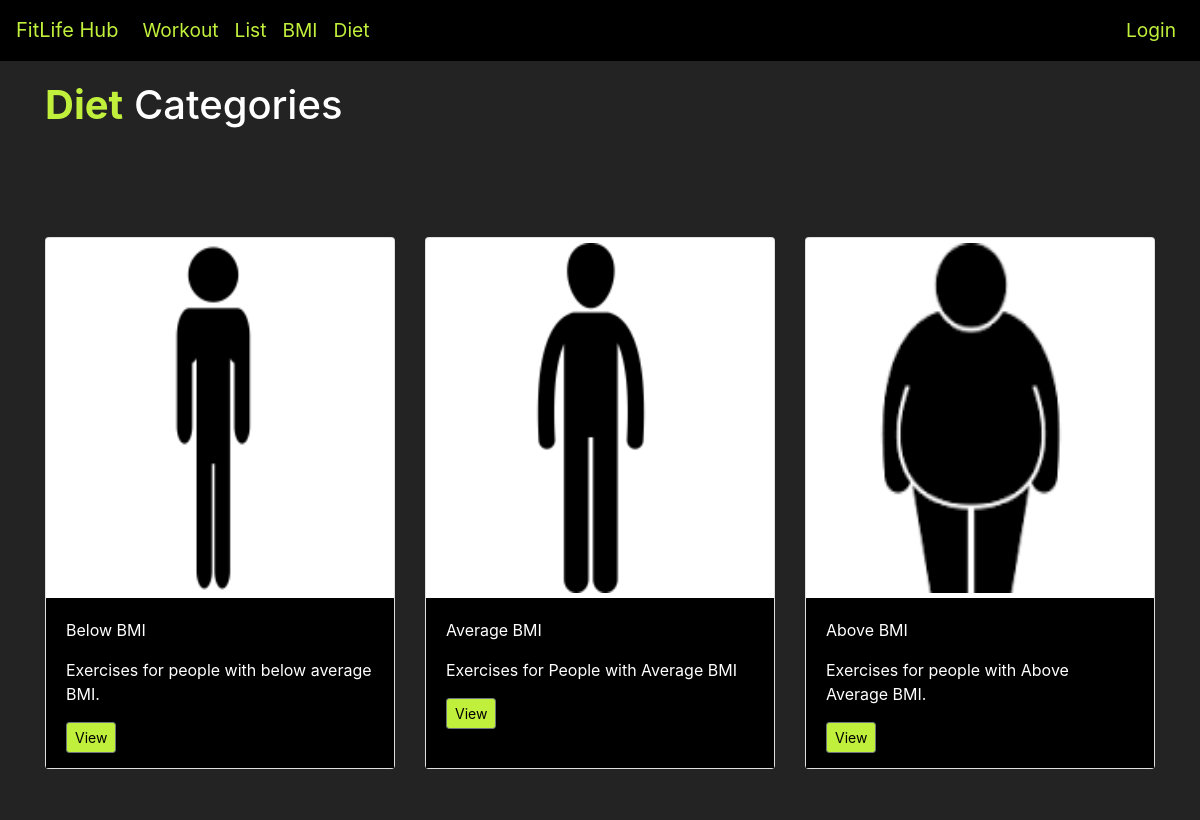
Page /diet_page/ on the committed database.
### workout/models.py (models this page shows, shortened)
class DietCat(models.Model):
    name = models.CharField(max_length=50)
    desc = models.TextField(null=True, default=None)
    image_file = models.FileField(
        upload_to="images/", max_length=250, null=True, default=None
    )

### workout/views.py (the view)
# urls.py: path("diet_page/", views.dietpage, name="dietpage"),
def dietpage(request):
    diets = DietCat.objects.all()
    return render(request, "diet_page.html", {"diets": diets})

### templates/diet_page.html (shortened to what this page needs)
{% extends 'base.html' %}
{% block body %}
<div class="jumbotron jumbotron-fluid">
  <div class="container">
    <h1 class="display-6"><b>Diet</b> Categories</h1>
  </div>
</div>
  <div class="album py-5">
    <div class="container">
      <div class="row">
        {% for diet in diets %}
          <div class="col-md-4">
            <div class="card mb-4 box-shadow">
              <img class="card-img-top" src="{{ diet.image_file.url }}" style="height: 350px; width: 320px; display: block;" />
              <div class="card-body">
                <p class="card-text">{{ diet.name }} BMI</p>
                <p class="card-text">{{ diet.desc }}</p>
                <div class="d-flex justify-content-between align-items-center">
                  <div class="btn-group">
                    <a type="button" href="{% url 'dietlists' diet.name %}" class="btn btn-sm btn-outline-secondary">View</a>
                  </div>
                </div>
              </div>
            </div>
          </div>
        {% endfor %}
      </div>
    </div>
  </div>
{% endblock %}

### templates/diet_page.html (style rules this page uses)
body, .container { background-color: #242323; color: white; }
.btn { background-color: #c0f03c; color: black; }
.card-body { background-color: black; color: white; height: 170px; }
.card-img-top { margin: 5px; }

### templates/base.html (style rules this page uses)
a { font-size: 1.2rem; }
b { color: #c0f03c; }
.jumbotron-fluid { padding: 20px; background-color: #242323; }

### rows in the picture
DietCat: image_file (picture), name "Below", desc "Exercises for people with below average BMI."
DietCat: image_file (picture), name "Average", desc "Exercises for People with Average BMI"
DietCat: image_file (picture), name "Above", desc "Exercises for people with Above Average BMI."
